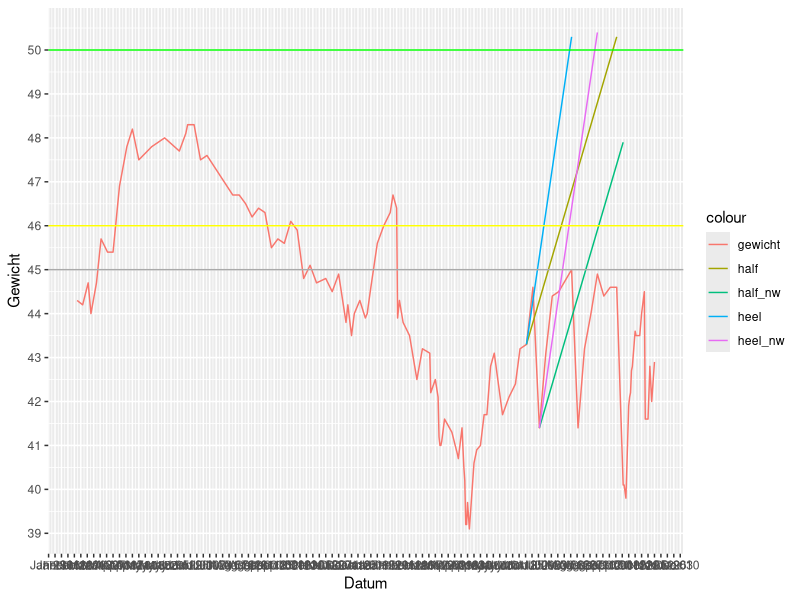

Reproduce this figure in R.
library("ggplot2")

setwd("C:/Users/Bob/Documents/coursera/data/ibelle")

belle <- read.csv("belle.csv")

belle$Datum <- as.Date(belle$Datum, "%m/%d/%Y")

g <- ggplot(belle, aes(Datum)) + 
    geom_line(aes(y = Gewicht , colour = "gewicht")) + 
    geom_line(aes(y = half, colour = "half")) +
    geom_line(aes(y = heel, colour = "heel")) + 
    geom_line(aes(y = half_nw, colour = "half_nw")) +
    geom_line(aes(y = heel_nw, colour = "heel_nw")) + 
    geom_hline(yintercept = 50, colour = "green") + 
    geom_hline(yintercept = 46, colour = "yellow") + 
    geom_hline(yintercept = 45, colour = "dark grey") + 
    scale_x_date(date_breaks = "1 week", date_labels = "%b %d") +
    scale_y_continuous(breaks=c(39,40,41,42,43,44,45,46,47,48,49,50))

print(g)

dev.copy(png, file = "belle.png", width=3600, height=600)  ## Copy my plot to a PNG file

dev.off()
